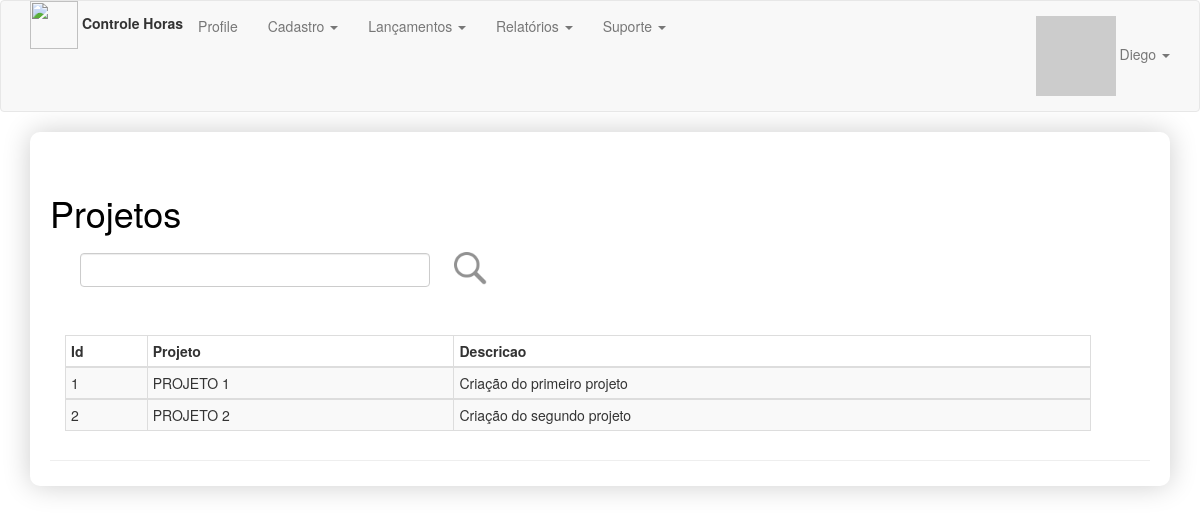
Page /admin/projetos/lista (signed in) on the earlier database version.
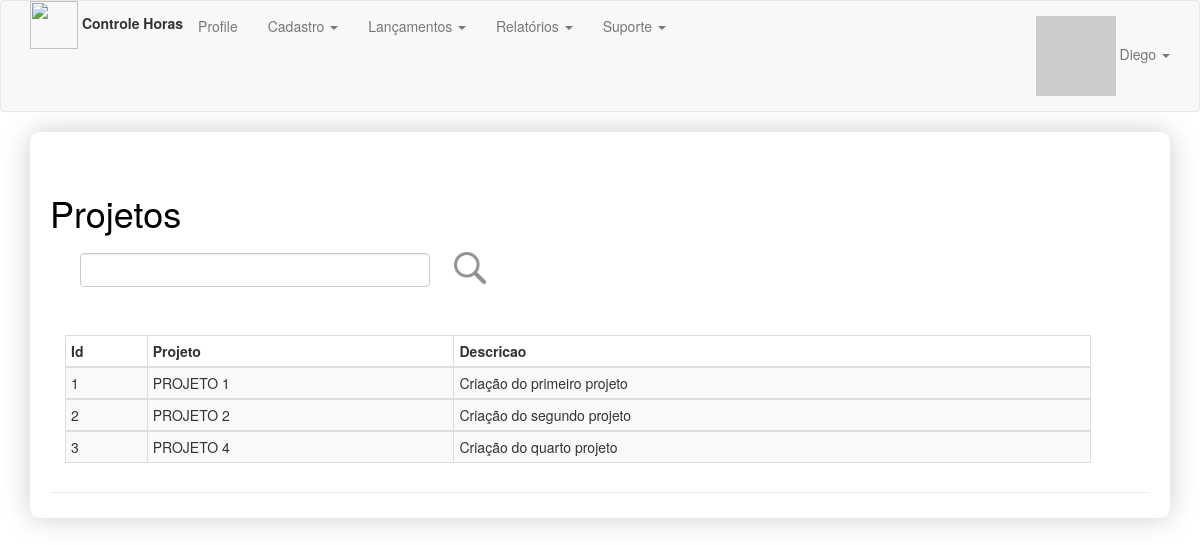
Same page on the later database version.
### app/models.py (models this page shows)
class Projeto(db.Model):
    __tablename__= 'projeto'
    id = db.Column(db.Integer, primary_key=True, autoincrement=True)
    nome = db.Column(db.Text())
    cliente_id = db.Column(db.Integer, db.ForeignKey('clientes.id'))
    descricao = db.Column(db.Text())
    clientes = db.relationship('Cliente', backref="clientes", lazy=True)

### app/projetos/routes.py (the view)
@projetos.route('/lista', methods=['GET', 'POST'])
def projetoLista():
    if request.form.get('remover') == 'submitFiltro':
        filtro = request.form.get('txtFiltro')
        if filtro is None or filtro == "":
            projetoLista = Projeto.query.all()
        else:
            projetoLista = Projeto.query.filter(or_(Projeto.id.like('%' + filtro + '%'),
                                                    Projeto.nome.like('%' + filtro + '%')) |
                                                    Projeto.descricao.like('%' + filtro + '%'))
    else:
        projetoLista = Projeto.query.all()
    return render_template('projetos/projetosCadastroLista.html', projetoLista=projetoLista)

### app/models.py (called while the page is built)
@login_manager.user_loader
def load_user(user_id):
    return User.query.get(int(user_id))

    def gravatar(self, size=100, default='identicon', rating='g'):
        if request.is_secure:
            url = 'https://secure.gravatar.com/avatar'
        else:
            url = 'http://www.gravatar.com/avatar'
        hash = self.avatar_hash or hashlib.md5(self.email.encode('utf-8')).hexdigest()
        return "{url}/{hash}?s={size}&d={default}&r={rating}".format(url=url, hash=hash, size=size, default=default, rating=rating)

### app/templates/projetos/projetosCadastroLista.html
{% extends "base.html" %}
{% block page_content %}
<div class="page-header" style="">
    <div class="container">
        <div class="row">
            <h1>Projetos</h1>
            <div class="col-sm-12">
                <form method="post" action="/admin/projetos/lista">
                    <div class="col-sm-4" style="padding-top:10px">
                        <input name="txtFiltro" class="form-control" type="text" title="filtro">
                    </div>
                    <input type="image" src="{{ url_for('static', filename='imagens/search.png') }}" width="48"
                           height="48" value="submitFiltro" name="submitFiltro">
                </form>
            </div>
        </div>
        <br/>
        <br/>
        <div class="table-responsive">
            <table class="table table-striped table-bordered table-hover table-condensed" style="width:90%">
                <thead class="thead-dark">
                <tr>
                    <th>Id</th>
                    <th>Projeto</th>
                    <th>Descricao</th>
                </tr>
                </thead>
                {% for projeto in projetoLista %}
                <tbody>
                <tr>
                    <td>{{projeto.id}}</td>
                    <td>{{projeto.nome}}</td>
                    <td>{{projeto.descricao}}</td>
                </tr>
                </tbody>
                {% endfor %}
            </table>
        </div>
    </div>
</div>
{% endblock %}

Differences in the rows shown:
added Projeto: id "3", nome "PROJETO 4", descricao "Criação do quarto projeto"
